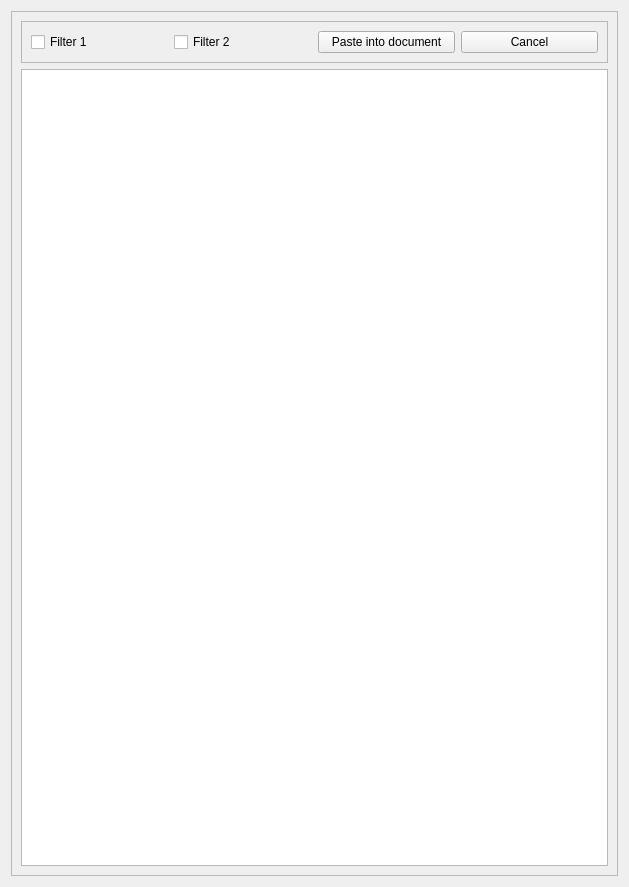
<?xml version="1.0" encoding="UTF-8"?>
<ui version="4.0">
 <class>Preview</class>
 <widget class="QWidget" name="Preview">
  <property name="geometry">
   <rect>
    <x>0</x>
    <y>0</y>
    <width>629</width>
    <height>887</height>
   </rect>
  </property>
  <property name="windowTitle">
   <string>Preview</string>
  </property>
  <layout class="QVBoxLayout" name="verticalLayout">
   <item>
    <widget class="QFrame" name="frame">
     <property name="sizePolicy">
      <sizepolicy hsizetype="MinimumExpanding" vsizetype="MinimumExpanding">
       <horstretch>0</horstretch>
       <verstretch>0</verstretch>
      </sizepolicy>
     </property>
     <property name="minimumSize">
      <size>
       <width>425</width>
       <height>550</height>
      </size>
     </property>
     <property name="frameShape">
      <enum>QFrame::StyledPanel</enum>
     </property>
     <property name="frameShadow">
      <enum>QFrame::Raised</enum>
     </property>
     <layout class="QVBoxLayout" name="verticalLayout_2">
      <item>
       <widget class="QFrame" name="frame_checks">
        <property name="sizePolicy">
         <sizepolicy hsizetype="Preferred" vsizetype="Fixed">
          <horstretch>0</horstretch>
          <verstretch>0</verstretch>
         </sizepolicy>
        </property>
        <property name="minimumSize">
         <size>
          <width>0</width>
          <height>37</height>
         </size>
        </property>
        <property name="frameShape">
         <enum>QFrame::StyledPanel</enum>
        </property>
        <property name="frameShadow">
         <enum>QFrame::Plain</enum>
        </property>
        <layout class="QHBoxLayout" name="horizontalLayout">
         <item>
          <widget class="QCheckBox" name="checkBox_Filt1">
           <property name="text">
            <string>Filter 1</string>
           </property>
          </widget>
         </item>
         <item>
          <widget class="QCheckBox" name="checkBox_Filt2">
           <property name="text">
            <string>Filter 2</string>
           </property>
          </widget>
         </item>
         <item>
          <widget class="QPushButton" name="pushButton_Paste">
           <property name="text">
            <string>Paste into document</string>
           </property>
          </widget>
         </item>
         <item>
          <widget class="QPushButton" name="pushButton_Cancel">
           <property name="text">
            <string>Cancel</string>
           </property>
          </widget>
         </item>
        </layout>
       </widget>
      </item>
      <item>
       <widget class="QTextEdit" name="textEdit_Main">
        <property name="sizePolicy">
         <sizepolicy hsizetype="MinimumExpanding" vsizetype="Expanding">
          <horstretch>0</horstretch>
          <verstretch>0</verstretch>
         </sizepolicy>
        </property>
       </widget>
      </item>
     </layout>
    </widget>
   </item>
  </layout>
 </widget>
 <resources/>
 <connections/>
</ui>
